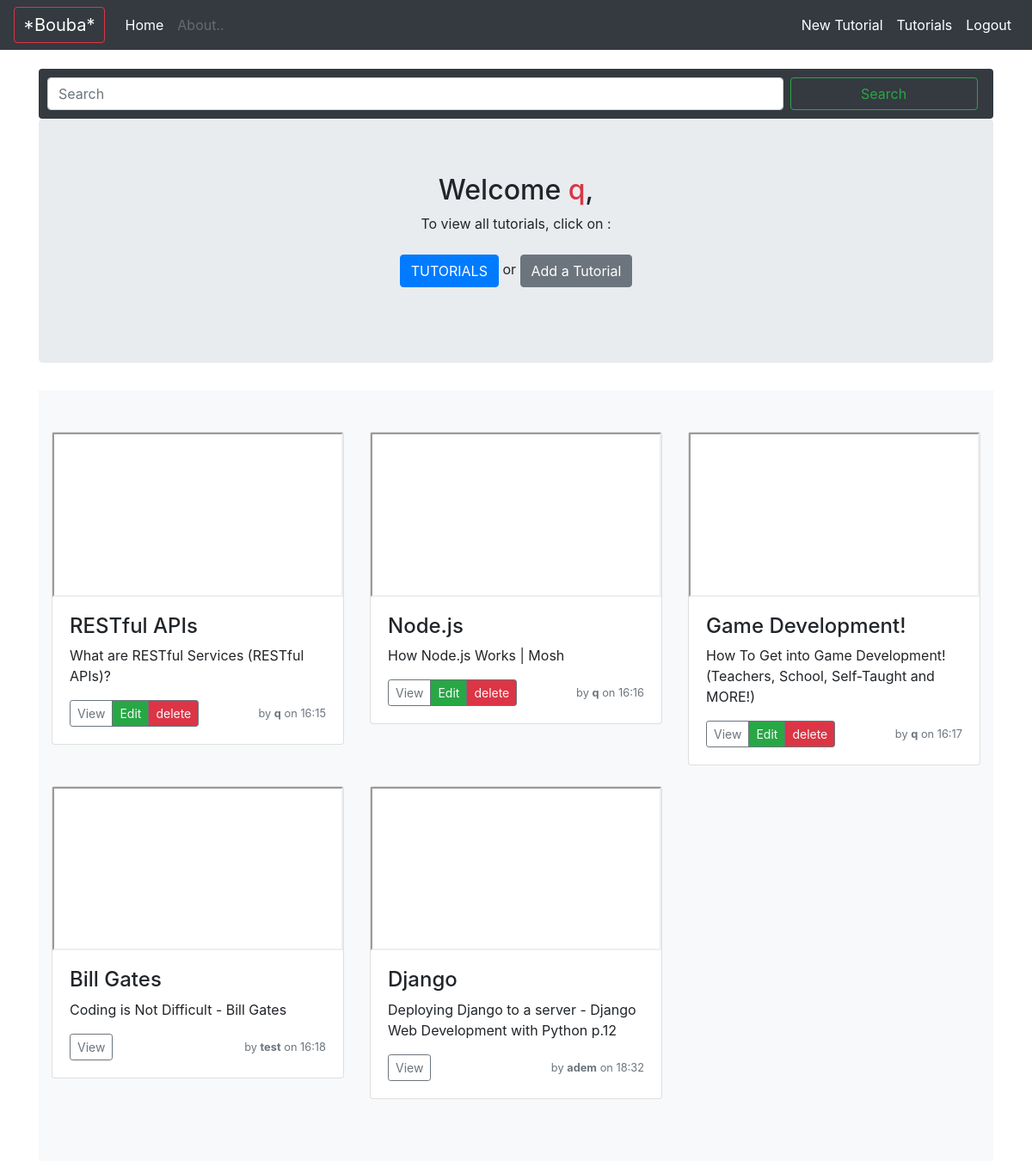
The app's page / (signed in) with its own data.
### products/models.py (models this page shows, shortened)
class Product(models.Model):
	username = models.CharField(max_length=100)
	title = models.CharField(max_length=255)
	description = models.CharField(max_length=255)
	tuto_url = models.URLField()
	created_date = models.DateTimeField(auto_now=True)

### home/views.py (the view)
# urls.py: path('', views.index, name='home')
def index(request):
	context = {'title': 'home'}
	q = request.GET.get('q', (''))
	if q != '':
		search_products = Product.objects.filter(title__icontains=q)
		context['search_products'] = search_products
		context['search'] = q
	else:
		context['products'] = Product.objects.all()[:6]
	return render(request, 'home/index.html', context)

### home/templates/home/index.html (shortened to what this page needs)
{% extends "base.html" %}
{% block content %}
	<form method="get" action="." class="form-inline mt-2 mt-md-0 bg-dark rounded" style="padding: 10px;">
		<input name="q" class="form-control mr-sm-2" style="width:78.5%;" type="text" placeholder="Search" aria-label="Search">
		<button class="btn btn-outline-success my-2 my-sm-0"  style="width:20%;" type="submit">Search</button>
	</form>
<main role="main">
	{% if not search_products %}
		<section class="jumbotron text-center">
			<div class="container">
				<h2>Welcome{% if user.is_authenticated %}<span class="text-danger"> {{ user.username }}</span>{% endif %},</h2>
				{% if user.is_authenticated %}
					<p>To view all tutorials, click on :</p>
					<p>
						<a href="{% url 'product_list' %}" class="btn btn-primary my-2">TUTORIALS</a>
						or
						<a href="{% url 'product_add' %}" class="btn btn-secondary my-2">Add a Tutorial</a>
					</p>
				{% endif %}
			</div>
		</section>
    {% endif %}
	<div class="album py-5 bg-light">
		<div class="container">
			<div class="row">
				{% if search_products %}
					{% for product in search_products %}
	    	        	{% include "one_product.html" %}
	            	{% endfor %}
	            {% else %}
		            {% for product in products %}
	    	        	{% include "one_product.html" %}
	            	{% endfor %}
				{% endif %}
			</div>
		</div>
	</div>
</main>
{% endblock content %}

### templates/one_product.html
<div class="col-md-4">
	<div class="card mb-4 box-shadow">
		<div class="video-container">
			<iframe src="{{ product.tuto_url }}"></iframe>
		</div>
    	<div class="card-body">
			<h4>{{ product.title }}</h4>
			<p class="card-text">{{ product.description }}</p>
			<div class="d-flex justify-content-between align-items-center">
				<div class="btn-group">
					<button onclick="location.href='{% url 'product_detail' product.id %}'" type="button" class="btn btn-sm btn-outline-secondary">View</button>
					{% if product.username == user.username %}
						<button onclick="location.href='{% url 'product_update' product.id %}'" type="button" class="btn btn-sm btn-outline-secondary btn-success text-light">Edit</button>
						<br>
						<button onclick="location.href='{% url 'product_delete' product.id %}'" type="button" class="btn btn-sm btn-outline-secondary btn-danger text-light">delete</button>
					{% endif %}
				</div>
				<small class="text-muted">by <b>{{ product.username }}</b> on {{ product.created_date|date:'H:i' }}</small>
			</div>
		</div>
	</div>
</div>

### templates/base.html (style rules this page uses)
.video-container { position: relative; padding-bottom: 56.25%; height: 0; }
.video-container iframe { position: absolute; top: 0; left: 0; width: 100%; height: 100%; }

### records on screen
Product: title "RESTful APIs", description "What are RESTful Services (RESTful APIs)?", shows "Edit", username "q", created_date "16:15"
Product: title "Node.js", description "How Node.js Works | Mosh", shows "Edit", username "q", created_date "16:16"
Product: title "Game Development!", description "How To Get into Game Development! (Teachers, School, Self-Taught and MORE!)", shows "Edit", username "q", created_date "16:17"
Product: title "Bill Gates", description "Coding is Not Difficult - Bill Gates", username "test", created_date "16:18"
Product: title "Django", description "Deploying Django to a server - Django Web Development with Python p.12", username "adem", created_date "18:32"

### other values on screen
{{ user.username }} "q"
